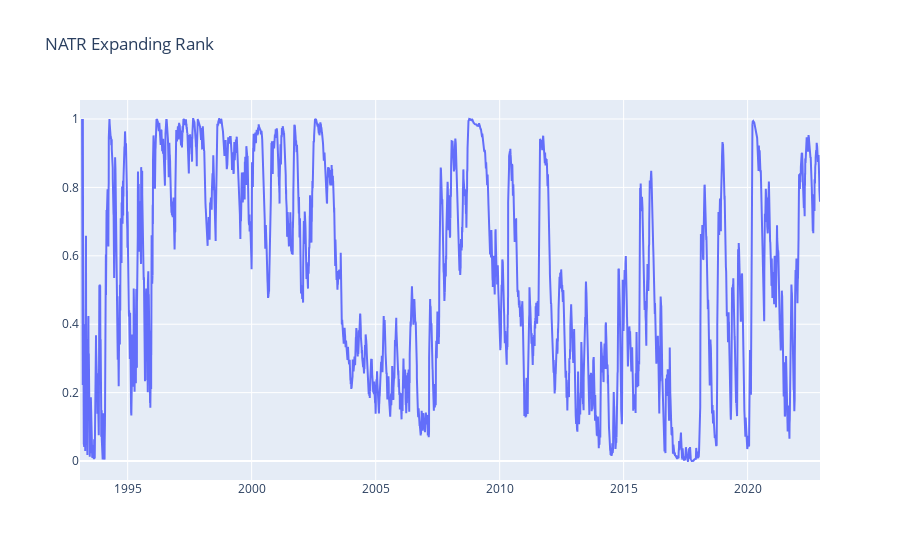

The cell this chart's notebook holds for it:
### Code cell
fig = go.Figure()
fig.add_trace(go.Scatter(x=natr.index, y=natr.expanding().rank(pct=True)))
fig.update_layout(title="NATR Expanding Rank")
fig.show()

### Figure 1 — Plotly figure (JSON) as saved in the notebook; plotly's stock layout.template omitted (floating-point values rounded to 4 significant figures; data arrays with more than 128 entries replaced by an {"elided": "..."} marker saying what was removed)
{"data": [{"type": "scatter", "x": {"elided": "7517 str values"}, "y": {"elided": "7517 float values"}}], "layout": {"title": {"text": "NATR Expanding Rank"}}}
